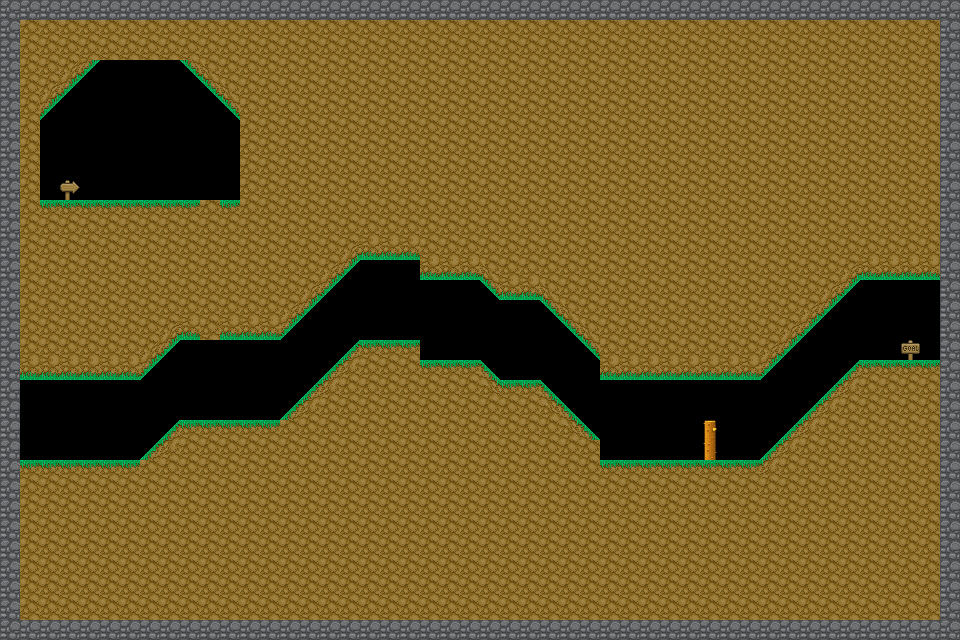

Rendered tile map (Tiled .tmx) drawn with the repository's tilesets; below, a short description and the full map source, tile grids included:
An orthogonal 48x32 tile map with 20x20 px tiles, 2 tile layers (Calque de Tuiles 1, Meta).

<map version="1.5" tiledversion="2021.03.23" orientation="orthogonal" renderorder="left-down" width="48" height="32" tilewidth="20" tileheight="20" infinite="0" nextlayerid="7" nextobjectid="1"><editorsettings><export target="Map 1.tmx" format="tmx" /></editorsettings><tileset firstgid="1" source="Lemmings tiles.tsx" /><layer id="1" name="Calque de Tuiles 1" width="48" height="32"><data encoding="csv">14,14,14,14,14,14,14,14,14,14,14,14,14,14,14,14,14,14,14,14,14,14,14,14,14,14,14,14,14,14,14,14,14,14,14,14,14,14,14,14,14,14,14,14,14,14,14,14,14,40,40,40,40,40,40,40,40,40,40,40,40,40,40,40,40,40,40,40,40,40,40,40,40,40,40,40,40,40,40,40,40,40,40,40,40,40,40,40,40,40,40,40,40,40,40,14,14,40,40,40,40,40,40,40,40,40,40,40,40,40,40,40,40,40,40,40,40,40,40,40,40,40,40,40,40,40,40,40,40,40,40,40,40,40,40,40,40,40,40,40,40,40,40,14,14,40,40,98,72,0,0,0,0,71,97,40,40,40,40,40,40,40,40,40,40,40,40,40,40,40,40,40,40,40,40,40,40,40,40,40,40,40,40,40,40,40,40,40,40,40,40,14,14,40,98,72,0,0,0,0,0,0,71,97,40,40,40,40,40,40,40,40,40,40,40,40,40,40,40,40,40,40,40,40,40,40,40,40,40,40,40,40,40,40,40,40,40,40,40,14,14,40,72,0,0,0,0,0,0,0,0,71,40,40,40,40,40,40,40,40,40,40,40,40,40,40,40,40,40,40,40,40,40,40,40,40,40,40,40,40,40,40,40,40,40,40,40,14,14,40,0,0,0,0,0,0,0,0,0,0,40,40,40,40,40,40,40,40,40,40,40,40,40,40,40,40,40,40,40,40,40,40,40,40,40,40,40,40,40,40,40,40,40,40,40,14,14,40,0,0,0,0,0,0,0,0,0,0,40,40,40,40,40,40,40,40,40,40,40,40,40,40,40,40,40,40,40,40,40,40,40,40,40,40,40,40,40,40,40,40,40,40,40,14,14,40,0,0,0,0,0,0,0,0,0,0,40,40,40,40,40,40,40,40,40,40,40,40,40,40,40,40,40,40,40,40,40,40,40,40,40,40,40,40,40,40,40,40,40,40,40,14,14,40,0,1,0,0,0,0,0,0,0,0,40,40,40,40,40,40,40,40,40,40,40,40,40,40,40,40,40,40,40,40,40,40,40,40,40,40,40,40,40,40,40,40,40,40,40,14,14,40,27,27,27,27,27,27,27,27,40,27,40,40,40,40,40,40,40,40,40,40,40,40,40,40,40,40,40,40,40,40,40,40,40,40,40,40,40,40,40,40,40,40,40,40,40,14,14,40,40,40,40,40,40,40,40,40,40,40,40,40,40,40,40,40,40,40,40,40,40,40,40,40,40,40,40,40,40,40,40,40,40,40,40,40,40,40,40,40,40,40,40,40,40,14,14,40,40,40,40,40,40,40,40,40,40,40,40,40,40,40,40,98,53,53,53,40,40,40,40,40,40,40,40,40,40,40,40,40,40,40,40,40,40,40,40,40,40,40,40,40,40,14,14,40,40,40,40,40,40,40,40,40,40,40,40,40,40,40,98,72,0,0,0,53,53,53,97,40,40,40,40,40,40,40,40,40,40,40,40,40,40,40,40,40,98,53,53,53,53,14,14,40,40,40,40,40,40,40,40,40,40,40,40,40,40,98,72,0,0,0,0,0,0,0,71,53,53,97,40,40,40,40,40,40,40,40,40,40,40,40,40,98,72,0,0,0,0,14,14,40,40,40,40,40,40,40,40,40,40,40,40,40,98,72,0,0,0,0,0,0,0,0,0,0,0,71,97,40,40,40,40,40,40,40,40,40,40,40,98,72,0,0,0,0,0,14,14,40,40,40,40,40,40,40,98,53,40,53,53,53,72,0,0,0,0,0,0,0,0,0,0,0,0,0,71,97,40,40,40,40,40,40,40,40,40,98,72,0,0,0,0,0,0,14,14,40,40,40,40,40,40,98,72,0,0,0,0,0,0,0,0,32,27,27,27,0,0,0,0,0,0,0,0,71,40,40,40,40,40,40,40,40,98,72,0,0,0,0,0,2,0,14,14,53,53,53,53,53,53,72,0,0,0,0,0,0,0,0,32,84,40,40,40,27,27,27,33,0,0,0,0,0,53,53,53,53,53,53,53,53,72,0,0,0,32,27,27,27,27,14,14,0,0,0,0,0,0,0,0,0,0,0,0,0,0,32,84,40,40,40,40,40,40,40,85,27,27,33,0,0,0,0,0,0,0,0,0,0,0,0,0,32,84,40,40,40,40,14,14,0,0,0,0,0,0,0,0,0,0,0,0,0,32,84,40,40,40,40,40,40,40,40,40,40,40,85,33,0,0,0,0,0,0,0,0,0,0,0,32,84,40,40,40,40,40,14,14,0,0,0,0,0,0,0,32,27,27,27,27,27,40,40,40,40,40,40,40,40,40,40,40,40,40,40,85,33,0,0,0,0,0,66,0,0,0,32,84,40,40,40,40,40,40,14,14,0,0,0,0,0,0,32,84,40,40,40,40,40,40,40,40,40,40,40,40,40,40,40,40,40,40,40,40,40,0,0,0,0,0,79,0,0,32,84,40,40,40,40,40,40,40,14,14,27,27,27,27,27,27,40,40,40,40,40,40,40,40,40,40,40,40,40,40,40,40,40,40,40,40,40,40,40,27,27,27,27,27,27,27,27,84,40,40,40,40,40,40,40,40,14,14,40,40,40,40,40,40,40,40,40,40,40,40,40,40,40,40,40,40,40,40,40,40,40,40,40,40,40,40,40,40,40,40,40,40,40,40,40,40,40,40,40,40,40,40,40,40,14,14,40,40,40,40,40,40,40,40,40,40,40,40,40,40,40,40,40,40,40,40,40,40,40,40,40,40,40,40,40,40,40,40,40,40,40,40,40,40,40,40,40,40,40,40,40,40,14,14,40,40,40,40,40,40,40,40,40,40,40,40,40,40,40,40,40,40,40,40,40,40,40,40,40,40,40,40,40,40,40,40,40,40,40,40,40,40,40,40,40,40,40,40,40,40,14,14,40,40,40,40,40,40,40,40,40,40,40,40,40,40,40,40,40,40,40,40,40,40,40,40,40,40,40,40,40,40,40,40,40,40,40,40,40,40,40,40,40,40,40,40,40,40,14,14,40,40,40,40,40,40,40,40,40,40,40,40,40,40,40,40,40,40,40,40,40,40,40,40,40,40,40,40,40,40,40,40,40,40,40,40,40,40,40,40,40,40,40,40,40,40,14,14,40,40,40,40,40,40,40,40,40,40,40,40,40,40,40,40,40,40,40,40,40,40,40,40,40,40,40,40,40,40,40,40,40,40,40,40,40,40,40,40,40,40,40,40,40,40,14,14,40,40,40,40,40,40,40,40,40,40,40,40,40,40,40,40,40,40,40,40,40,40,40,40,40,40,40,40,40,40,40,40,40,40,40,40,40,40,40,40,40,40,40,40,40,40,14,14,14,14,14,14,14,14,14,14,14,14,14,14,14,14,14,14,14,14,14,14,14,14,14,14,14,14,14,14,14,14,14,14,14,14,14,14,14,14,14,14,14,14,14,14,14,14,14</data></layer><layer id="6" name="Meta" width="48" height="32"><data encoding="csv">0,0,0,0,0,0,0,0,0,0,0,0,0,0,0,0,0,0,0,0,0,0,0,0,0,0,0,0,0,0,0,0,0,0,0,0,0,0,0,0,0,0,0,0,0,0,0,0,0,0,0,0,0,0,0,0,0,0,0,0,0,0,0,0,0,0,0,0,0,0,0,0,0,0,0,0,0,0,0,0,0,0,0,0,0,0,0,0,0,0,0,0,0,0,0,0,0,0,0,0,0,0,0,0,0,0,0,0,0,0,0,0,0,0,0,0,0,0,0,0,0,0,0,0,0,0,0,0,0,0,0,0,0,0,0,0,0,0,0,0,0,0,0,0,0,0,0,0,0,0,0,0,0,0,0,0,0,0,0,0,0,0,0,0,0,0,0,0,0,0,0,0,0,0,0,0,0,0,0,0,0,0,0,0,0,0,0,0,0,0,0,0,0,0,0,0,0,0,0,0,0,0,0,0,0,0,0,0,0,0,0,0,0,0,0,0,0,0,0,0,0,0,0,0,0,0,0,0,0,0,0,0,0,0,0,0,0,0,0,0,0,0,0,0,0,0,0,0,0,0,0,0,0,0,0,0,0,0,0,0,0,0,0,0,0,0,0,0,0,0,0,0,0,0,0,0,0,0,0,0,0,0,0,0,0,0,0,0,0,0,0,0,0,0,0,0,0,0,0,0,0,0,0,0,0,0,0,0,0,0,0,0,0,0,0,0,0,0,0,0,0,0,0,0,0,0,0,0,0,0,0,0,0,0,0,0,0,0,0,0,0,0,0,0,0,0,0,0,0,0,0,0,0,0,0,0,0,0,0,0,0,0,0,0,0,0,0,0,0,0,0,0,0,0,0,0,0,0,0,0,0,0,0,0,0,0,0,0,0,0,0,0,0,0,0,0,0,0,0,0,0,0,0,0,0,0,0,0,0,0,0,0,0,0,0,0,0,0,0,0,0,0,0,0,0,0,0,0,0,0,0,0,0,0,0,0,0,0,0,0,0,0,0,0,0,0,0,0,0,0,0,0,0,0,0,0,0,0,0,0,0,0,0,0,0,0,0,0,0,0,0,0,0,0,0,0,0,0,0,0,0,0,0,0,0,0,0,0,0,0,0,0,0,0,0,0,0,0,0,0,0,0,0,0,0,0,0,0,0,0,0,0,0,0,0,0,0,0,0,0,0,0,0,0,0,0,0,0,0,0,0,0,0,0,0,0,0,0,0,0,0,0,0,0,0,0,0,0,0,0,0,0,0,0,0,0,0,0,0,0,0,0,0,0,0,0,0,0,0,0,0,0,0,0,0,0,0,0,0,0,0,0,0,0,0,0,0,0,0,0,0,0,0,0,0,0,0,0,0,0,0,0,0,0,0,0,0,0,0,0,0,0,0,0,0,0,0,0,0,0,0,0,0,0,0,0,0,0,0,0,0,0,0,0,0,0,0,0,0,0,0,0,0,0,0,0,0,0,0,0,0,0,0,0,0,0,0,0,0,0,0,0,0,0,0,0,0,0,0,0,0,0,0,0,0,0,0,0,0,0,0,0,0,0,0,0,0,0,0,0,0,0,0,0,0,0,0,0,0,0,0,0,0,0,0,0,0,0,0,0,0,0,0,0,0,0,0,0,0,0,0,0,0,0,0,0,0,0,0,0,0,0,0,0,0,0,0,0,0,0,0,0,0,0,0,0,0,0,0,0,0,0,0,0,0,0,0,0,0,0,0,0,0,0,0,0,0,0,0,0,0,0,0,0,0,0,0,0,0,0,0,0,0,0,0,0,0,0,0,0,0,0,0,0,0,0,0,0,0,0,0,0,0,0,0,0,0,0,0,0,0,0,0,0,0,0,0,0,0,0,0,0,0,0,0,0,0,0,0,0,0,0,0,0,0,0,0,0,0,0,0,0,0,0,0,0,0,0,0,0,0,0,0,0,0,0,0,0,0,0,0,0,0,0,0,0,0,0,0,0,0,0,0,0,0,0,0,0,0,0,0,0,0,0,0,0,0,0,0,0,0,0,0,0,0,0,0,0,0,0,0,0,0,0,0,0,0,0,0,0,0,0,0,0,0,0,0,0,0,0,0,0,0,0,0,0,0,0,0,0,0,0,0,0,0,0,0,0,0,0,0,0,0,0,0,0,0,0,0,0,0,0,0,0,0,0,0,0,0,0,0,0,0,0,0,0,0,0,0,0,0,0,0,0,0,0,0,0,0,0,0,0,0,0,0,0,0,0,0,0,0,0,0,0,0,0,0,0,0,0,0,0,0,0,0,0,0,0,0,0,0,0,0,0,0,0,0,0,0,0,0,0,0,0,0,0,0,0,0,0,0,0,0,0,0,0,0,0,0,0,0,0,0,0,0,0,0,0,0,0,0,0,0,0,0,0,0,0,0,0,0,0,0,0,0,0,0,0,0,0,0,0,0,0,0,0,0,0,0,0,0,0,0,0,0,0,0,0,0,0,0,0,0,0,0,0,0,0,0,0,0,0,0,0,0,0,0,0,0,0,0,0,0,0,0,0,0,0,0,0,0,0,0,0,0,0,0,0,0,0,0,0,0,0,0,0,0,0,0,0,0,0,0,0,0,0,0,0,0,0,0,0,0,0,0,0,0,0,0,0,0,0,0,0,0,0,0,0,0,0,0,0,0,0,0,0,0,0,0,0,0,0,0,0,0,0,0,0,0,0,0,0,0,0,0,0,0,0,0,0,0,0,0,0,0,0,0,0,0,0,0,0,0,0,0,0,0,0,0,0,0,0,0,0,0,0,0,0,0,0,0,0,0,0,0,0,0,0,0,0,0,0,0,0,0,0,0,0,0,0,0,0,0,0,0,0,0,0,0,0,0,0,0,0,0,0,0,0,0,0,0,0,0,0,0,0,0,0,0,0,0,0,0,0,0,0,0,0,0,0,0,0,0,0,0,0,0,0,0,0,0,0,0,0,0,0,0,0,0,0,0,0,0,0,0,0,0,0,0,0,0,0,0,0,0,0,0,0,0,0,0,0,0,0,0,0,0,0,0,0,0,0,0,0,0,0,0,0,0,0,0,0,0,0,0,0,0,0,0,0,0,0,0,0,0,0,0,0,0,0,0,0,0,0,0,0,0,0,0,0,0,0,0,0,0,0,0,0,0,0,0,0,0,0,0,0,0,0,0,0,0,0,0,0,0,0,0,0,0,0,0,0,0,0,0,0,0,0,0,0,0,0,0,0,0,0,0,0,0,0,0,0,0,0,0,0,0,0,0,0,0,0,0,0,0,0,0,0,0,0,0,0,0,0,0,0,0,0,0,0,0,0,0,0,0,0,0,0,0,0,0,0,0,0,0,0,0,0,0,0,0,0,0,0,0,0,0,0,0,0,0,0,0,0,0,0,0,0,0,0,0,0,0,0,0,0,0,0,0,0,0,0,0,0,0,0,0,0,0,0,0,0,0,0,0,0,0,0,0,0,0,0,0,0,0,0</data></layer></map>
